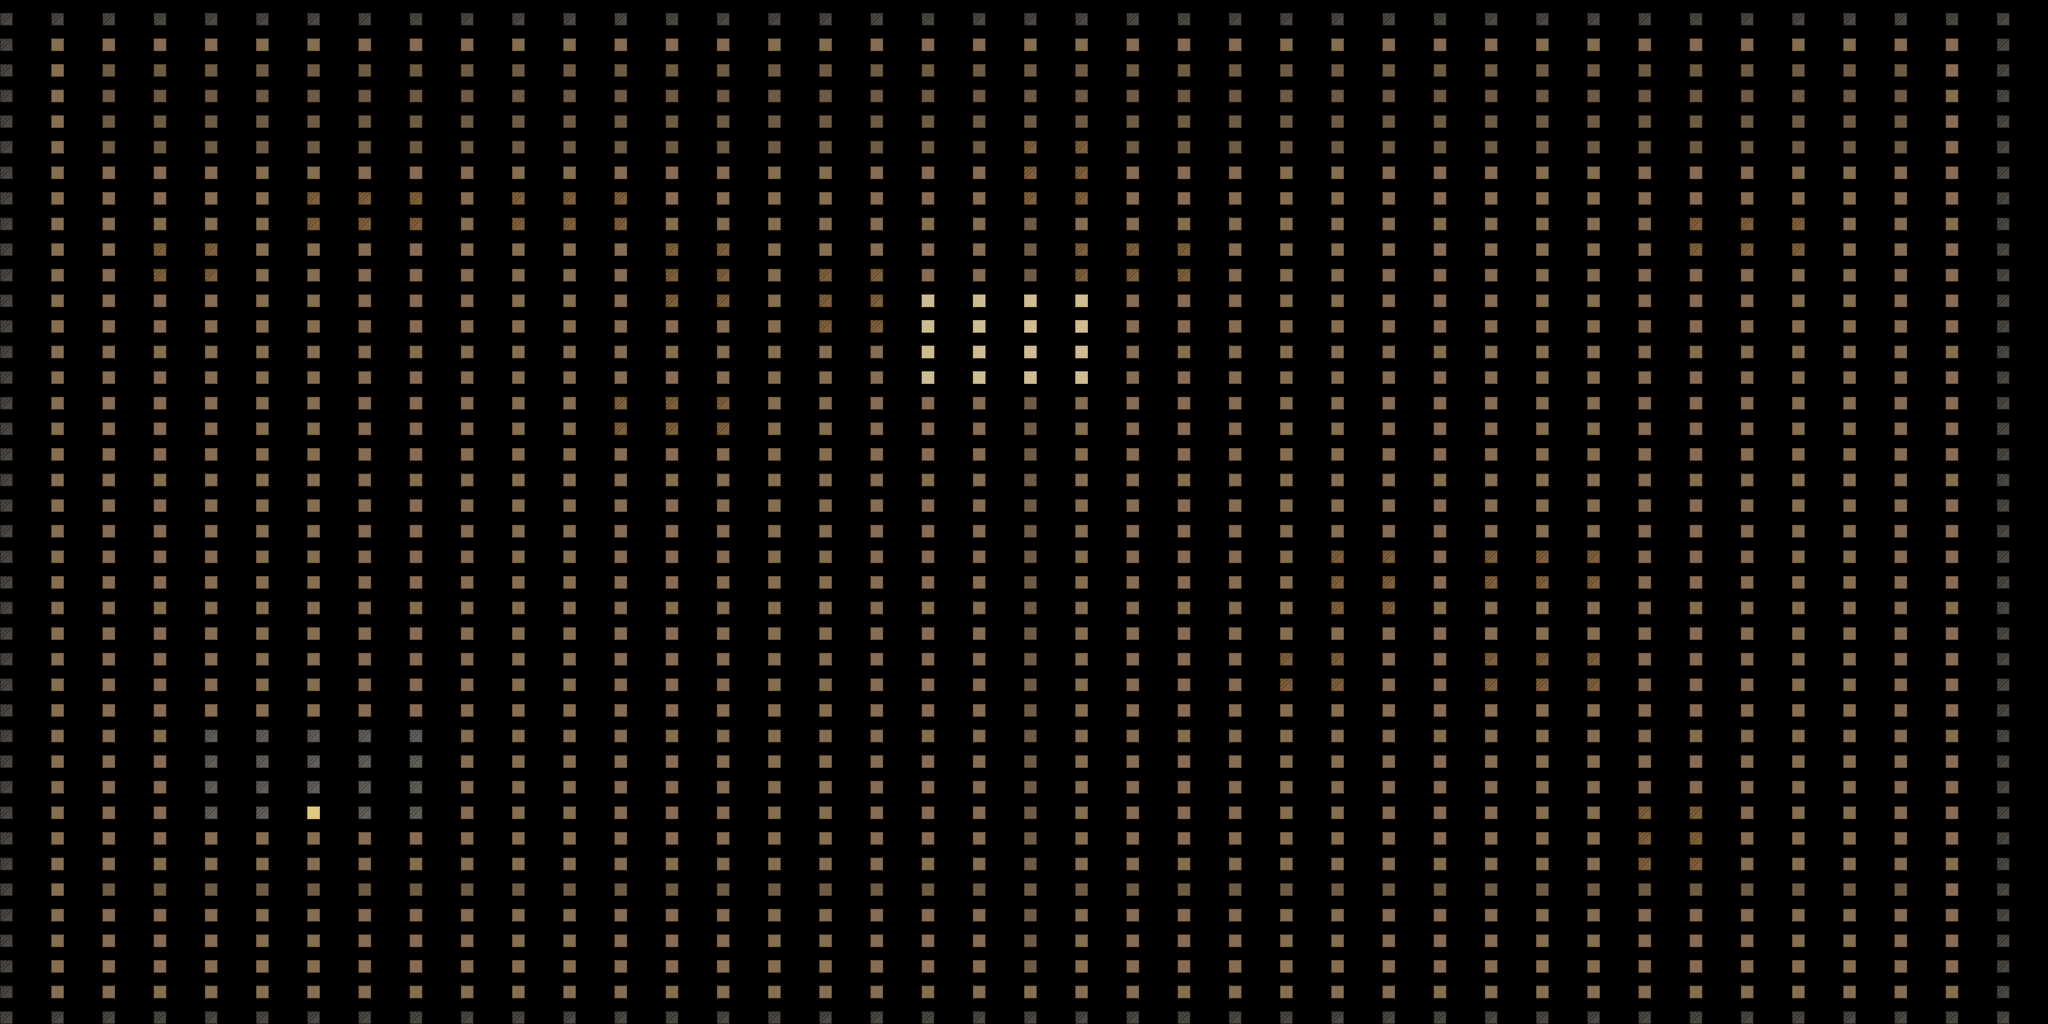

Below is a game level as drawn by its tile map, then a one-line description and the .tmx file that defines it, in full:
An orthogonal 40x40 tile map with 64x32 px tiles, 1 tile layer (suelo).

<map version="1.10" tiledversion="1.10.2" orientation="orthogonal" renderorder="right-down" width="40" height="40" tilewidth="64" tileheight="32" infinite="0" nextlayerid="2" nextobjectid="1">
 <tileset firstgid="1" name="ciudad" tilewidth="16" tileheight="16" tilecount="36" columns="6">
  <image source="../textures/ciudad_tileset.png" width="96" height="96" />
  <tile id="1">
   <properties>
    <property name="collision" type="bool" value="true" />
   </properties>
  </tile>
  <tile id="3">
   <properties>
    <property name="collision" type="bool" value="true" />
   </properties>
  </tile>
  <tile id="6">
   <properties>
    <property name="collision" type="bool" value="true" />
   </properties>
  </tile>
  <tile id="7">
   <properties>
    <property name="collision" type="bool" value="true" />
   </properties>
  </tile>
  <tile id="8">
   <properties>
    <property name="collision" type="bool" value="true" />
   </properties>
  </tile>
  <tile id="9">
   <properties>
    <property name="collision" type="bool" value="true" />
   </properties>
  </tile>
  <tile id="10">
   <properties>
    <property name="collision" type="bool" value="true" />
   </properties>
  </tile>
  <tile id="11">
   <properties>
    <property name="collision" type="bool" value="true" />
   </properties>
  </tile>
  <tile id="12">
   <properties>
    <property name="collision" type="bool" value="true" />
   </properties>
  </tile>
  <tile id="13">
   <properties>
    <property name="collision" type="bool" value="true" />
   </properties>
  </tile>
  <tile id="14">
   <properties>
    <property name="collision" type="bool" value="true" />
   </properties>
  </tile>
  <tile id="15">
   <properties>
    <property name="collision" type="bool" value="true" />
   </properties>
  </tile>
  <tile id="16">
   <properties>
    <property name="collision" type="bool" value="true" />
   </properties>
  </tile>
  <tile id="17">
   <properties>
    <property name="collision" type="bool" value="true" />
   </properties>
  </tile>
  <tile id="18">
   <properties>
    <property name="collision" type="bool" value="true" />
   </properties>
  </tile>
  <tile id="19">
   <properties>
    <property name="collision" type="bool" value="true" />
   </properties>
  </tile>
  <tile id="24">
   <properties>
    <property name="collision" type="bool" value="true" />
   </properties>
  </tile>
  <tile id="25">
   <properties>
    <property name="collision" type="bool" value="true" />
   </properties>
  </tile>
  <tile id="26">
   <properties>
    <property name="collision" type="bool" value="true" />
   </properties>
  </tile>
  <tile id="28">
   <properties>
    <property name="collision" type="bool" value="true" />
   </properties>
  </tile>
  <tile id="32">
   <properties>
    <property name="collision" type="bool" value="true" />
   </properties>
  </tile>
  <tile id="35">
   <properties>
    <property name="collision" type="bool" value="true" />
   </properties>
  </tile>
 </tileset>
 <layer id="1" name="suelo" width="40" height="40">
  <data encoding="csv">
2,2,2,2,2,2,2,2,2,2,2,2,2,2,2,2,2,2,2,2,2,2,2,2,2,2,2,2,2,2,2,2,2,2,2,2,2,2,2,2,
2,6,6,6,6,6,6,6,6,6,6,6,6,6,6,6,6,6,6,6,6,6,6,6,6,6,6,6,6,6,6,6,6,6,6,6,6,6,6,2,
2,6,32,32,32,32,32,32,32,32,32,32,32,32,32,32,32,32,32,32,32,32,32,32,32,32,32,32,32,32,32,32,32,32,32,32,32,32,6,2,
2,6,32,32,32,32,32,32,32,32,32,32,32,32,32,32,32,32,32,32,32,32,32,32,32,32,32,32,32,32,32,32,32,32,32,32,32,32,6,2,
2,6,32,32,32,32,32,32,32,32,32,32,32,32,32,32,32,32,32,32,32,32,32,32,32,32,32,32,32,32,32,32,32,32,32,32,32,32,6,2,
2,6,32,32,32,32,32,32,32,32,32,32,32,32,32,32,32,32,32,32,33,33,32,32,32,32,32,32,32,32,32,32,32,32,32,32,32,32,6,2,
2,6,6,6,6,6,6,6,6,6,6,6,6,6,6,6,6,6,6,6,33,33,6,6,6,6,6,6,6,6,6,6,6,6,6,6,6,6,6,2,
2,6,6,6,6,6,33,33,33,6,33,33,33,6,6,6,6,6,6,6,33,33,6,6,6,6,6,6,6,6,6,6,6,6,6,6,6,6,6,2,
2,6,6,6,6,6,33,33,33,6,33,33,33,6,6,6,6,6,6,6,32,6,6,6,6,6,6,6,6,6,6,6,6,33,33,33,6,6,6,2,
2,6,6,33,33,6,6,6,6,6,6,6,6,33,33,6,6,6,6,6,32,33,33,33,6,6,6,6,6,6,6,6,6,33,33,33,6,6,6,2,
2,6,6,33,33,6,6,6,6,6,6,6,6,33,33,6,33,33,6,6,32,33,33,33,6,6,6,6,6,6,6,6,6,6,6,6,6,6,6,2,
2,6,6,6,6,6,6,6,6,6,6,6,6,33,33,6,33,33,21,21,21,21,6,6,6,6,6,6,6,6,6,6,6,6,6,6,6,6,6,2,
2,6,6,6,6,6,6,6,6,6,6,6,6,6,6,6,33,33,21,21,21,21,6,6,6,6,6,6,6,6,6,6,6,6,6,6,6,6,6,2,
2,6,6,6,6,6,6,6,6,6,6,6,6,6,6,6,6,6,21,21,21,21,6,6,6,6,6,6,6,6,6,6,6,6,6,6,6,6,6,2,
2,6,6,6,6,6,6,6,6,6,6,6,6,6,6,6,6,6,21,21,21,21,6,6,6,6,6,6,6,6,6,6,6,6,6,6,6,6,6,2,
2,6,6,6,6,6,6,6,6,6,6,6,33,33,33,6,6,6,6,6,32,6,6,6,6,6,6,6,6,6,6,6,6,6,6,6,6,6,6,2,
2,6,6,6,6,6,6,6,6,6,6,6,33,33,33,6,6,6,6,6,32,6,6,6,6,6,6,6,6,6,6,6,6,6,6,6,6,6,6,2,
2,6,6,6,6,6,6,6,6,6,6,6,6,6,6,6,6,6,6,6,32,6,6,6,6,6,6,6,6,6,6,6,6,6,6,6,6,6,6,2,
2,6,6,6,6,6,6,6,6,6,6,6,6,6,6,6,6,6,6,6,32,6,6,6,6,6,6,6,6,6,6,6,6,6,6,6,6,6,6,2,
2,6,6,6,6,6,6,6,6,6,6,6,6,6,6,6,6,6,6,6,32,6,6,6,6,6,6,6,6,6,6,6,6,6,6,6,6,6,6,2,
2,6,6,6,6,6,6,6,6,6,6,6,6,6,6,6,6,6,6,6,32,6,6,6,6,6,6,6,6,6,6,6,6,6,6,6,6,6,6,2,
2,6,6,6,6,6,6,6,6,6,6,6,6,6,6,6,6,6,6,6,32,6,6,6,6,6,33,33,6,33,33,33,6,6,6,6,6,6,6,2,
2,6,6,6,6,6,6,6,6,6,6,6,6,6,6,6,6,6,6,6,32,6,6,6,6,6,33,33,6,33,33,33,6,6,6,6,6,6,6,2,
2,6,6,6,6,6,6,6,6,6,6,6,6,6,6,6,6,6,6,6,32,6,6,6,6,6,33,33,6,6,6,6,6,6,6,6,6,6,6,2,
2,6,6,6,6,6,6,6,6,6,6,6,6,6,6,6,6,6,6,6,32,6,6,6,6,6,6,6,6,6,6,6,6,6,6,6,6,6,6,2,
2,6,6,6,6,6,6,6,6,6,6,6,6,6,6,6,6,6,6,6,32,6,6,6,6,33,33,6,6,33,33,33,6,6,6,6,6,6,6,2,
2,6,6,6,6,6,6,6,6,6,6,6,6,6,6,6,6,6,6,6,32,6,6,6,6,33,33,6,6,33,33,33,6,6,6,6,6,6,6,2,
2,6,6,6,6,6,6,6,6,6,6,6,6,6,6,6,6,6,6,6,32,6,6,6,6,6,6,6,6,6,6,6,6,6,6,6,6,6,6,2,
2,6,6,6,29,29,29,29,29,6,6,6,6,6,6,6,6,6,6,6,32,6,6,6,6,6,6,6,6,6,6,6,6,6,6,6,6,6,6,2,
2,6,6,6,29,29,29,29,29,6,6,6,6,6,6,6,6,6,6,6,32,6,6,6,6,6,6,6,6,6,6,6,6,6,6,6,6,6,6,2,
2,6,6,6,29,29,29,29,29,6,6,6,6,6,6,6,6,6,6,6,32,6,6,6,6,6,6,6,6,6,6,6,6,6,6,6,6,6,6,2,
2,6,6,6,29,29,23,29,29,6,6,6,6,6,6,6,6,6,6,6,32,6,6,6,6,6,6,6,6,6,6,6,33,33,6,6,6,6,6,2,
2,6,6,6,6,6,6,6,6,6,6,6,6,6,6,6,6,6,6,6,32,6,6,6,6,6,6,6,6,6,6,6,33,33,6,6,6,6,6,2,
2,6,6,6,6,6,6,6,6,6,6,6,6,6,6,6,6,6,6,6,32,6,6,6,6,6,6,6,6,6,6,6,33,33,6,6,6,6,6,2,
2,6,32,32,32,32,32,32,32,32,32,32,32,32,32,32,32,32,32,32,32,32,32,32,32,32,32,32,32,32,32,32,32,32,32,32,32,32,6,2,
2,6,6,6,6,6,6,6,6,6,6,6,6,6,6,6,6,6,6,6,32,6,6,6,6,6,6,6,6,6,6,6,6,6,6,6,6,6,6,2,
2,6,6,6,6,6,6,6,6,6,6,6,6,6,6,6,6,6,6,6,32,6,6,6,6,6,6,6,6,6,6,6,6,6,6,6,6,6,6,2,
2,6,6,6,6,6,6,6,6,6,6,6,6,6,6,6,6,6,6,6,32,6,6,6,6,6,6,6,6,6,6,6,6,6,6,6,6,6,6,2,
2,6,6,6,6,6,6,6,6,6,6,6,6,6,6,6,6,6,6,6,6,6,6,6,6,6,6,6,6,6,6,6,6,6,6,6,6,6,6,2,
2,2,2,2,2,2,2,2,2,2,2,2,2,2,2,2,2,2,2,2,2,2,2,2,2,2,2,2,2,2,2,2,2,2,2,2,2,2,2,2
</data>
 </layer>
</map>
